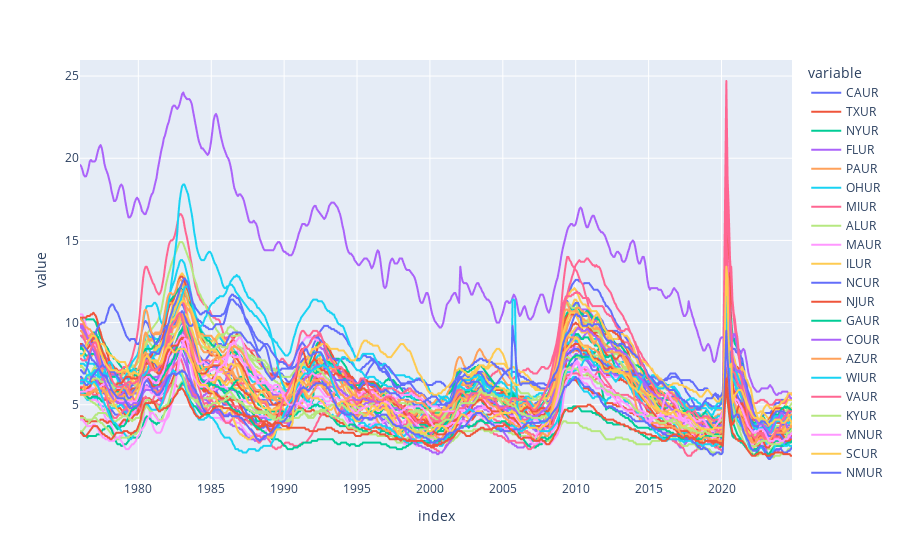

The code cell stored with this chart in its notebook:
### Code cell
px.line(unemp_states)

### Figure 1 — Plotly figure (JSON) as saved in the notebook; plotly's stock layout.template omitted (floating-point values rounded to 4 significant figures; data arrays with more than 128 entries replaced by an {"elided": "..."} marker saying what was removed)
{"data": [{"hovertemplate": "variable=CAUR<br>index=%{x}<br>value=%{y}<extra></extra>", "legendgroup": "CAUR", "line": {"color": "#636efa", "dash": "solid"}, "marker": {"symbol": "circle"}, "mode": "lines", "name": "CAUR", "showlegend": true, "type": "scattergl", "x": {"elided": "585 str values"}, "xaxis": "x", "y": {"elided": "585 float values"}, "yaxis": "y"}, {"hovertemplate": "variable=TXUR<br>index=%{x}<br>value=%{y}<extra></extra>", "legendgroup": "TXUR", "line": {"color": "#EF553B", "dash": "solid"}, "marker": {"symbol": "circle"}, "mode": "lines", "name": "TXUR", "showlegend": true, "type": "scattergl", "x": {"elided": "585 str values"}, "xaxis": "x", "y": {"elided": "585 float values"}, "yaxis": "y"}, {"hovertemplate": "variable=NYUR<br>index=%{x}<br>value=%{y}<extra></extra>", "legendgroup": "NYUR", "line": {"color": "#00cc96", "dash": "solid"}, "marker": {"symbol": "circle"}, "mode": "lines", "name": "NYUR", "showlegend": true, "type": "scattergl", "x": {"elided": "585 str values"}, "xaxis": "x", "y": {"elided": "585 float values"}, "yaxis": "y"}, {"hovertemplate": "variable=FLUR<br>index=%{x}<br>value=%{y}<extra></extra>", "legendgroup": "FLUR", "line": {"color": "#ab63fa", "dash": "solid"}, "marker": {"symbol": "circle"}, "mode": "lines", "name": "FLUR", "showlegend": true, "type": "scattergl", "x": {"elided": "585 str values"}, "xaxis": "x", "y": {"elided": "585 float values"}, "yaxis": "y"}, {"hovertemplate": "variable=PAUR<br>index=%{x}<br>value=%{y}<extra></extra>", "legendgroup": "PAUR", "line": {"color": "#FFA15A", "dash": "solid"}, "marker": {"symbol": "circle"}, "mode": "lines", "name": "PAUR", "showlegend": true, "type": "scattergl", "x": {"elided": "585 str values"}, "xaxis": "x", "y": {"elided": "585 float values"}, "yaxis": "y"}, {"hovertemplate": "variable=OHUR<br>index=%{x}<br>value=%{y}<extra></extra>", "legendgroup": "OHUR", "line": {"color": "#19d3f3", "dash": "solid"}, "marker": {"symbol": "circle"}, "mode": "lines", "name": "OHUR", "showlegend": true, "type": "scattergl", "x": {"elided": "585 str values"}, "xaxis": "x", "y": {"elided": "585 float values"}, "yaxis": "y"}, {"hovertemplate": "variable=MIUR<br>index=%{x}<br>value=%{y}<extra></extra>", "legendgroup": "MIUR", "line": {"color": "#FF6692", "dash": "solid"}, "marker": {"symbol": "circle"}, "mode": "lines", "name": "MIUR", "showlegend": true, "type": "scattergl", "x": {"elided": "585 str values"}, "xaxis": "x", "y": {"elided": "585 float values"}, "yaxis": "y"}, {"hovertemplate": "variable=ALUR<br>index=%{x}<br>value=%{y}<extra></extra>", "legendgroup": "ALUR", "line": {"color": "#B6E880", "dash": "solid"}, "marker": {"symbol": "circle"}, "mode": "lines", "name": "ALUR", "showlegend": true, "type": "scattergl", "x": {"elided": "585 str values"}, "xaxis": "x", "y": {"elided": "585 float values"}, "yaxis": "y"}, {"hovertemplate": "variable=MAUR<br>index=%{x}<br>value=%{y}<extra></extra>", "legendgroup": "MAUR", "line": {"color": "#FF97FF", "dash": "solid"}, "marker": {"symbol": "circle"}, "mode": "lines", "name": "MAUR", "showlegend": true, "type": "scattergl", "x": {"elided": "585 str values"}, "xaxis": "x", "y": {"elided": "585 float values"}, "yaxis": "y"}, {"hovertemplate": "variable=ILUR<br>index=%{x}<br>value=%{y}<extra></extra>", "legendgroup": "ILUR", "line": {"color": "#FECB52", "dash": "solid"}, "marker": {"symbol": "circle"}, "mode": "lines", "name": "ILUR", "showlegend": true, "type": "scattergl", "x": {"elided": "585 str values"}, "xaxis": "x", "y": {"elided": "585 float values"}, "yaxis": "y"}, {"hovertemplate": "variable=NCUR<br>index=%{x}<br>value=%{y}<extra></extra>", "legendgroup": "NCUR", "line": {"color": "#636efa", "dash": "solid"}, "marker": {"symbol": "circle"}, "mode": "lines", "name": "NCUR", "showlegend": true, "type": "scattergl", "x": {"elided": "585 str values"}, "xaxis": "x", "y": {"elided": "585 float values"}, "yaxis": "y"}, {"hovertemplate": "variable=NJUR<br>index=%{x}<br>value=%{y}<extra></extra>", "legendgroup": "NJUR", "line": {"color": "#EF553B", "dash": "solid"}, "marker": {"symbol": "circle"}, "mode": "lines", "name": "NJUR", "showlegend": true, "type": "scattergl", "x": {"elided": "585 str values"}, "xaxis": "x", "y": {"elided": "585 float values"}, "yaxis": "y"}, {"hovertemplate": "variable=GAUR<br>index=%{x}<br>value=%{y}<extra></extra>", "legendgroup": "GAUR", "line": {"color": "#00cc96", "dash": "solid"}, "marker": {"symbol": "circle"}, "mode": "lines", "name": "GAUR", "showlegend": true, "type": "scattergl", "x": {"elided": "585 str values"}, "xaxis": "x", "y": {"elided": "585 float values"}, "yaxis": "y"}, {"hovertemplate": "variable=COUR<br>index=%{x}<br>value=%{y}<extra></extra>", "legendgroup": "COUR", "line": {"color": "#ab63fa", "dash": "solid"}, "marker": {"symbol": "circle"}, "mode": "lines", "name": "COUR", "showlegend": true, "type": "scattergl", "x": {"elided": "585 str values"}, "xaxis": "x", "y": {"elided": "585 float values"}, "yaxis": "y"}, {"hovertemplate": "variable=AZUR<br>index=%{x}<br>value=%{y}<extra></extra>", "legendgroup": "AZUR", "line": {"color": "#FFA15A", "dash": "solid"}, "marker": {"symbol": "circle"}, "mode": "lines", "name": "AZUR", "showlegend": true, "type": "scattergl", "x": {"elided": "585 str values"}, "xaxis": "x", "y": {"elided": "585 float values"}, "yaxis": "y"}, {"hovertemplate": "variable=WIUR<br>index=%{x}<br>value=%{y}<extra></extra>", "legendgroup": "WIUR", "line": {"color": "#19d3f3", "dash": "solid"}, "marker": {"symbol": "circle"}, "mode": "lines", "name": "WIUR", "showlegend": true, "type": "scattergl", "x": {"elided": "585 str values"}, "xaxis": "x", "y": {"elided": "585 float values"}, "yaxis": "y"}, {"hovertemplate": "variable=VAUR<br>index=%{x}<br>value=%{y}<extra></extra>", "legendgroup": "VAUR", "line": {"color": "#FF6692", "dash": "solid"}, "marker": {"symbol": "circle"}, "mode": "lines", "name": "VAUR", "showlegend": true, "type": "scattergl", "x": {"elided": "585 str values"}, "xaxis": "x", "y": {"elided": "585 float values"}, "yaxis": "y"}, {"hovertemplate": "variable=KYUR<br>index=%{x}<br>value=%{y}<extra></extra>", "legendgroup": "KYUR", "line": {"color": "#B6E880", "dash": "solid"}, "marker": {"symbol": "circle"}, "mode": "lines", "name": "KYUR", "showlegend": true, "type": "scattergl", "x": {"elided": "585 str values"}, "xaxis": "x", "y": {"elided": "585 float values"}, "yaxis": "y"}, {"hovertemplate": "variable=MNUR<br>index=%{x}<br>value=%{y}<extra></extra>", "legendgroup": "MNUR", "line": {"color": "#FF97FF", "dash": "solid"}, "marker": {"symbol": "circle"}, "mode": "lines", "name": "MNUR", "showlegend": true, "type": "scattergl", "x": {"elided": "585 str values"}, "xaxis": "x", "y": {"elided": "585 float values"}, "yaxis": "y"}, {"hovertemplate": "variable=SCUR<br>index=%{x}<br>value=%{y}<extra></extra>", "legendgroup": "SCUR", "line": {"color": "#FECB52", "dash": "solid"}, "marker": {"symbol": "circle"}, "mode": "lines", "name": "SCUR", "showlegend": true, "type": "scattergl", "x": {"elided": "585 str values"}, "xaxis": "x", "y": {"elided": "585 float values"}, "yaxis": "y"}, {"hovertemplate": "variable=NMUR<br>index=%{x}<br>value=%{y}<extra></extra>", "legendgroup": "NMUR", "line": {"color": "#636efa", "dash": "solid"}, "marker": {"symbol": "circle"}, "mode": "lines", "name": "NMUR", "showlegend": true, "type": "scattergl", "x": {"elided": "585 str values"}, "xaxis": "x", "y": {"elided": "585 float values"}, "yaxis": "y"}, {"hovertemplate": "variable=TNUR<br>index=%{x}<br>value=%{y}<extra></extra>", "legendgroup": "TNUR", "line": {"color": "#EF553B", "dash": "solid"}, "marker": {"symbol": "circle"}, "mode": "lines", "name": "TNUR", "showlegend": true, "type": "scattergl", "x": {"elided": "585 str values"}, "xaxis": "x", "y": {"elided": "585 float values"}, "yaxis": "y"}, {"hovertemplate": "variable=WAUR<br>index=%{x}<br>value=%{y}<extra></extra>", "legendgroup": "WAUR", "line": {"color": "#00cc96", "dash": "solid"}, "marker": {"symbol": "circle"}, "mode": "lines", "name": "WAUR", "showlegend": true, "type": "scattergl", "x": {"elided": "585 str values"}, "xaxis": "x", "y": {"elided": "585 float values"}, "yaxis": "y"}, {"hovertemplate": "variable=MDUR<br>index=%{x}<br>value=%{y}<extra></extra>", "legendgroup": "MDUR", "line": {"color": "#ab63fa", "dash": "solid"}, "marker": {"symbol": "circle"}, "mode": "lines", "name": "MDUR", "showlegend": true, "type": "scattergl", "x": {"elided": "585 str values"}, "xaxis": "x", "y": {"elided": "585 float values"}, "yaxis": "y"}, {"hovertemplate": "variable=ORUR<br>index=%{x}<br>value=%{y}<extra></extra>", "legendgroup": "ORUR", "line": {"color": "#FFA15A", "dash": "solid"}, "marker": {"symbol": "circle"}, "mode": "lines", "name": "ORUR", "showlegend": true, "type": "scattergl", "x": {"elided": "585 str values"}, "xaxis": "x", "y": {"elided": "585 float values"}, "yaxis": "y"}, {"hovertemplate": "variable=WVUR<br>index=%{x}<br>value=%{y}<extra></extra>", "legendgroup": "WVUR", "line": {"color": "#19d3f3", "dash": "solid"}, "marker": {"symbol": "circle"}, "mode": "lines", "name": "WVUR", "showlegend": true, "type": "scattergl", "x": {"elided": "585 str values"}, "xaxis": "x", "y": {"elided": "585 float values"}, "yaxis": "y"}, {"hovertemplate": "variable=NVUR<br>index=%{x}<br>value=%{y}<extra></extra>", "legendgroup": "NVUR", "line": {"color": "#FF6692", "dash": "solid"}, "marker": {"symbol": "circle"}, "mode": "lines", "name": "NVUR", "showlegend": true, "type": "scattergl", "x": {"elided": "585 str values"}, "xaxis": "x", "y": {"elided": "585 float values"}, "yaxis": "y"}, {"hovertemplate": "variable=ARUR<br>index=%{x}<br>value=%{y}<extra></extra>", "legendgroup": "ARUR", "line": {"color": "#B6E880", "dash": "solid"}, "marker": {"symbol": "circle"}, "mode": "lines", "name": "ARUR", "showlegend": true, "type": "scattergl", "x": {"elided": "585 str values"}, "xaxis": "x", "y": {"elided": "585 float values"}, "yaxis": "y"}, {"hovertemplate": "variable=OKUR<br>index=%{x}<br>value=%{y}<extra></extra>", "legendgroup": "OKUR", "line": {"color": "#FF97FF", "dash": "solid"}, "marker": {"symbol": "circle"}, "mode": "lines", "name": "OKUR", "showlegend": true, "type": "scattergl", "x": {"elided": "585 str values"}, "xaxis": "x", "y": {"elided": "585 float values"}, "yaxis": "y"}, {"hovertemplate": "variable=MOUR<br>index=%{x}<br>value=%{y}<extra></extra>", "legendgroup": "MOUR", "line": {"color": "#FECB52", "dash": "solid"}, "marker": {"symbol": "circle"}, "mode": "lines", "name": "MOUR", "showlegend": true, "type": "scattergl", "x": {"elided": "585 str values"}, "xaxis": "x", "y": {"elided": "585 float values"}, "yaxis": "y"}, {"hovertemplate": "variable=AKUR<br>index=%{x}<br>value=%{y}<extra></extra>", "legendgroup": "AKUR", "line": {"color": "#636efa", "dash": "solid"}, "marker": {"symbol": "circle"}, "mode": "lines", "name": "AKUR", "showlegend": true, "type": "scattergl", "x": {"elided": "585 str values"}, "xaxis": "x", "y": {"elided": "585 float values"}, "yaxis": "y"}, {"hovertemplate": "variable=IAUR<br>index=%{x}<br>value=%{y}<extra></extra>", "legendgroup": "IAUR", "line": {"color": "#EF553B", "dash": "solid"}, "marker": {"symbol": "circle"}, "mode": "lines", "name": "IAUR", "showlegend": true, "type": "scattergl", "x": {"elided": "585 str values"}, "xaxis": "x", "y": {"elided": "585 float values"}, "yaxis": "y"}, {"hovertemplate": "variable=UTUR<br>index=%{x}<br>value=%{y}<extra></extra>", "legendgroup": "UTUR", "line": {"color": "#00cc96", "dash": "solid"}, "marker": {"symbol": "circle"}, "mode": "lines", "name": "UTUR", "showlegend": true, "type": "scattergl", "x": {"elided": "585 str values"}, "xaxis": "x", "y": {"elided": "585 float values"}, "yaxis": "y"}, {"hovertemplate": "variable=PRUR<br>index=%{x}<br>value=%{y}<extra></extra>", "legendgroup": "PRUR", "line": {"color": "#ab63fa", "dash": "solid"}, "marker": {"symbol": "circle"}, "mode": "lines", "name": "PRUR", "showlegend": true, "type": "scattergl", "x": {"elided": "585 str values"}, "xaxis": "x", "y": {"elided": "585 float values"}, "yaxis": "y"}, {"hovertemplate": "variable=INUR<br>index=%{x}<br>value=%{y}<extra></extra>", "legendgroup": "INUR", "line": {"color": "#FFA15A", "dash": "solid"}, "marker": {"symbol": "circle"}, "mode": "lines", "name": "INUR", "showlegend": true, "type": "scattergl", "x": {"elided": "585 str values"}, "xaxis": "x", "y": {"elided": "585 float values"}, "yaxis": "y"}, {"hovertemplate": "variable=LAUR<br>index=%{x}<br>value=%{y}<extra></extra>", "legendgroup": "LAUR", "line": {"color": "#19d3f3", "dash": "solid"}, "marker": {"symbol": "circle"}, "mode": "lines", "name": "LAUR", "showlegend": true, "type": "scattergl", "x": {"elided": "585 str values"}, "xaxis": "x", "y": {"elided": "585 float values"}, "yaxis": "y"}, {"hovertemplate": "variable=HIUR<br>index=%{x}<br>value=%{y}<extra></extra>", "legendgroup": "HIUR", "line": {"color": "#FF6692", "dash": "solid"}, "marker": {"symbol": "circle"}, "mode": "lines", "name": "HIUR", "showlegend": true, "type": "scattergl", "x": {"elided": "585 str values"}, "xaxis": "x", "y": {"elided": "585 float values"}, "yaxis": "y"}, {"hovertemplate": "variable=NDUR<br>index=%{x}<br>value=%{y}<extra></extra>", "legendgroup": "NDUR", "line": {"color": "#B6E880", "dash": "solid"}, "marker": {"symbol": "circle"}, "mode": "lines", "name": "NDUR", "showlegend": true, "type": "scattergl", "x": {"elided": "585 str values"}, "xaxis": "x", "y": {"elided": "585 float values"}, "yaxis": "y"}, {"hovertemplate": "variable=MTUR<br>index=%{x}<br>value=%{y}<extra></extra>", "legendgroup": "MTUR", "line": {"color": "#FF97FF", "dash": "solid"}, "marker": {"symbol": "circle"}, "mode": "lines", "name": "MTUR", "showlegend": true, "type": "scattergl", "x": {"elided": "585 str values"}, "xaxis": "x", "y": {"elided": "585 float values"}, "yaxis": "y"}, {"hovertemplate": "variable=DCUR<br>index=%{x}<br>value=%{y}<extra></extra>", "legendgroup": "DCUR", "line": {"color": "#FECB52", "dash": "solid"}, "marker": {"symbol": "circle"}, "mode": "lines", "name": "DCUR", "showlegend": true, "type": "scattergl", "x": {"elided": "585 str values"}, "xaxis": "x", "y": {"elided": "585 float values"}, "yaxis": "y"}, {"hovertemplate": "variable=MSUR<br>index=%{x}<br>value=%{y}<extra></extra>", "legendgroup": "MSUR", "line": {"color": "#636efa", "dash": "solid"}, "marker": {"symbol": "circle"}, "mode": "lines", "name": "MSUR", "showlegend": true, "type": "scattergl", "x": {"elided": "585 str values"}, "xaxis": "x", "y": {"elided": "585 float values"}, "yaxis": "y"}, {"hovertemplate": "variable=MEUR<br>index=%{x}<br>value=%{y}<extra></extra>", "legendgroup": "MEUR", "line": {"color": "#EF553B", "dash": "solid"}, "marker": {"symbol": "circle"}, "mode": "lines", "name": "MEUR", "showlegend": true, "type": "scattergl", "x": {"elided": "585 str values"}, "xaxis": "x", "y": {"elided": "585 float values"}, "yaxis": "y"}, {"hovertemplate": "variable=NEUR<br>index=%{x}<br>value=%{y}<extra></extra>", "legendgroup": "NEUR", "line": {"color": "#00cc96", "dash": "solid"}, "marker": {"symbol": "circle"}, "mode": "lines", "name": "NEUR", "showlegend": true, "type": "scattergl", "x": {"elided": "585 str values"}, "xaxis": "x", "y": {"elided": "585 float values"}, "yaxis": "y"}, {"hovertemplate": "variable=CTUR<br>index=%{x}<br>value=%{y}<extra></extra>", "legendgroup": "CTUR", "line": {"color": "#ab63fa", "dash": "solid"}, "marker": {"symbol": "circle"}, "mode": "lines", "name": "CTUR", "showlegend": true, "type": "scattergl", "x": {"elided": "585 str values"}, "xaxis": "x", "y": {"elided": "585 float values"}, "yaxis": "y"}, {"hovertemplate": "variable=IDUR<br>index=%{x}<br>value=%{y}<extra></extra>", "legendgroup": "IDUR", "line": {"color": "#FFA15A", "dash": "solid"}, "marker": {"symbol": "circle"}, "mode": "lines", "name": "IDUR", "showlegend": true, "type": "scattergl", "x": {"elided": "585 str values"}, "xaxis": "x", "y": {"elided": "585 float values"}, "yaxis": "y"}, {"hovertemplate": "variable=NHUR<br>index=%{x}<br>value=%{y}<extra></extra>", "legendgroup": "NHUR", "line": {"color": "#19d3f3", "dash": "solid"}, "marker": {"symbol": "circle"}, "mode": "lines", "name": "NHUR", "showlegend": true, "type": "scattergl", "x": {"elided": "585 str values"}, "xaxis": "x", "y": {"elided": "585 float values"}, "yaxis": "y"}, {"hovertemplate": "variable=RIUR<br>index=%{x}<br>value=%{y}<extra></extra>", "legendgroup": "RIUR", "line": {"color": "#FF6692", "dash": "solid"}, "marker": {"symbol": "circle"}, "mode": "lines", "name": "RIUR", "showlegend": true, "type": "scattergl", "x": {"elided": "585 str values"}, "xaxis": "x", "y": {"elided": "585 float values"}, "yaxis": "y"}, {"hovertemplate": "variable=KSUR<br>index=%{x}<br>value=%{y}<extra></extra>", "legendgroup": "KSUR", "line": {"color": "#B6E880", "dash": "solid"}, "marker": {"symbol": "circle"}, "mode": "lines", "name": "KSUR", "showlegend": true, "type": "scattergl", "x": {"elided": "585 str values"}, "xaxis": "x", "y": {"elided": "585 float values"}, "yaxis": "y"}, {"hovertemplate": "variable=WYUR<br>index=%{x}<br>value=%{y}<extra></extra>", "legendgroup": "WYUR", "line": {"color": "#FF97FF", "dash": "solid"}, "marker": {"symbol": "circle"}, "mode": "lines", "name": "WYUR", "showlegend": true, "type": "scattergl", "x": {"elided": "585 str values"}, "xaxis": "x", "y": {"elided": "585 float values"}, "yaxis": "y"}, {"hovertemplate": "variable=DEUR<br>index=%{x}<br>value=%{y}<extra></extra>", "legendgroup": "DEUR", "line": {"color": "#FECB52", "dash": "solid"}, "marker": {"symbol": "circle"}, "mode": "lines", "name": "DEUR", "showlegend": true, "type": "scattergl", "x": {"elided": "585 str values"}, "xaxis": "x", "y": {"elided": "585 float values"}, "yaxis": "y"}, {"hovertemplate": "variable=VTUR<br>index=%{x}<br>value=%{y}<extra></extra>", "legendgroup": "VTUR", "line": {"color": "#636efa", "dash": "solid"}, "marker": {"symbol": "circle"}, "mode": "lines", "name": "VTUR", "showlegend": true, "type": "scattergl", "x": {"elided": "585 str values"}, "xaxis": "x", "y": {"elided": "585 float values"}, "yaxis": "y"}, {"hovertemplate": "variable=SDUR<br>index=%{x}<br>value=%{y}<extra></extra>", "legendgroup": "SDUR", "line": {"color": "#EF553B", "dash": "solid"}, "marker": {"symbol": "circle"}, "mode": "lines", "name": "SDUR", "showlegend": true, "type": "scattergl", "x": {"elided": "585 str values"}, "xaxis": "x", "y": {"elided": "585 float values"}, "yaxis": "y"}], "layout": {"legend": {"title": {"text": "variable"}, "tracegroupgap": 0}, "margin": {"t": 60}, "xaxis": {"anchor": "y", "domain": [0, 1], "title": {"text": "index"}}, "yaxis": {"anchor": "x", "domain": [0, 1], "title": {"text": "value"}}}}
